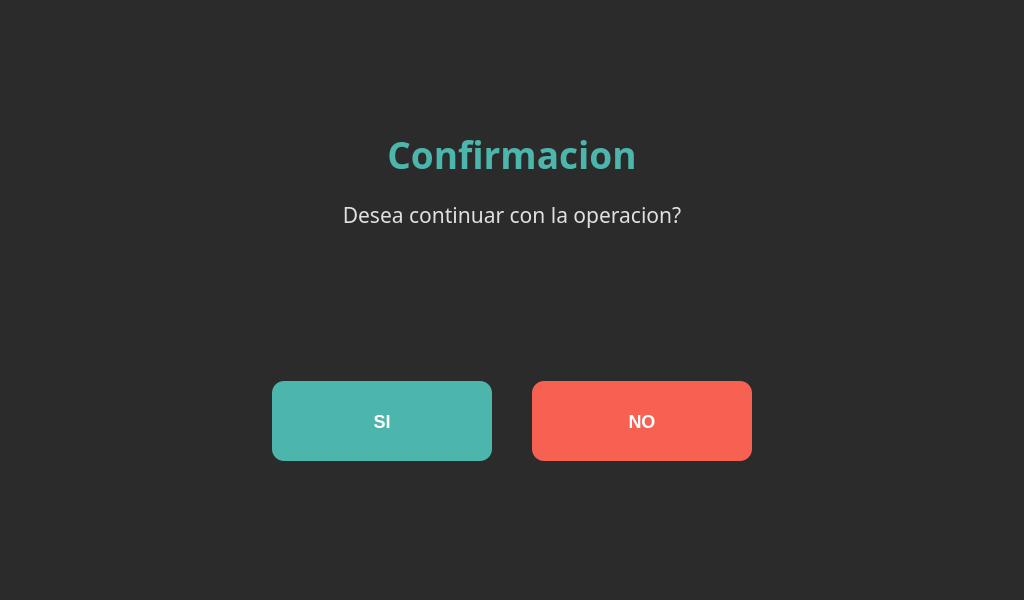
<?xml version="1.0" encoding="UTF-8"?>
<ui version="4.0">
 <class>MainWindow</class>
 <widget class="QMainWindow" name="MainWindow">
  <property name="geometry">
   <rect>
    <x>0</x>
    <y>0</y>
    <width>1024</width>
    <height>600</height>
   </rect>
  </property>
  <property name="minimumSize">
   <size>
    <width>1024</width>
    <height>600</height>
   </size>
  </property>
  <property name="maximumSize">
   <size>
    <width>1024</width>
    <height>600</height>
   </size>
  </property>
  <property name="windowTitle">
   <string>Confirmacion</string>
  </property>
  <property name="styleSheet">
   <string notr="true">
QMainWindow, QWidget#centralwidget {
  background-color: #2b2b2b;
}
QLabel {
  color: #e0e0e0;
  font-family: "Purisa";
}
QPushButton {
  border: none;
  border-radius: 12px;
  font-family: "Purisa";
  font-size: 18px;
  font-weight: bold;
  color: white;
}
QPushButton#pushButton_2 {
  background-color: #4DB6AC;
}
QPushButton#pushButton_2:pressed {
  background-color: #3d9e95;
}
QPushButton#pushButton {
  background-color: #F66151;
}
QPushButton#pushButton:pressed {
  background-color: #d44a3a;
}
   </string>
  </property>
  <widget class="QWidget" name="centralwidget">
   <layout class="QVBoxLayout" name="mainLayout">
    <property name="leftMargin">
     <number>100</number>
    </property>
    <property name="topMargin">
     <number>40</number>
    </property>
    <property name="rightMargin">
     <number>100</number>
    </property>
    <property name="bottomMargin">
     <number>50</number>
    </property>
    <property name="spacing">
     <number>20</number>
    </property>
    <item>
     <spacer name="topSpacer">
      <property name="orientation">
       <enum>Qt::Vertical</enum>
      </property>
      <property name="sizeHint" stdset="0">
       <size>
        <width>20</width>
        <height>50</height>
       </size>
      </property>
     </spacer>
    </item>
    <item>
     <widget class="QLabel" name="label">
      <property name="font">
       <font>
        <family>Purisa</family>
        <pointsize>28</pointsize>
        <weight>75</weight>
        <bold>true</bold>
       </font>
      </property>
      <property name="styleSheet">
       <string notr="true">color: #4DB6AC;</string>
      </property>
      <property name="text">
       <string>Confirmacion</string>
      </property>
      <property name="alignment">
       <set>Qt::AlignCenter</set>
      </property>
     </widget>
    </item>
    <item>
     <widget class="QLabel" name="label_2">
      <property name="font">
       <font>
        <family>Purisa</family>
        <pointsize>16</pointsize>
       </font>
      </property>
      <property name="text">
       <string>Desea continuar con la operacion?</string>
      </property>
      <property name="alignment">
       <set>Qt::AlignCenter</set>
      </property>
     </widget>
    </item>
    <item>
     <widget class="QLabel" name="label_3">
      <property name="font">
       <font>
        <family>Purisa</family>
        <pointsize>12</pointsize>
       </font>
      </property>
      <property name="styleSheet">
       <string notr="true">color: #888;</string>
      </property>
      <property name="text">
       <string/>
      </property>
      <property name="alignment">
       <set>Qt::AlignCenter</set>
      </property>
     </widget>
    </item>
    <item>
     <spacer name="midSpacer">
      <property name="orientation">
       <enum>Qt::Vertical</enum>
      </property>
      <property name="sizeHint" stdset="0">
       <size>
        <width>20</width>
        <height>30</height>
       </size>
      </property>
     </spacer>
    </item>
    <item>
     <layout class="QHBoxLayout" name="buttonLayout">
      <property name="spacing">
       <number>40</number>
      </property>
      <item>
       <spacer name="leftBtnSpacer">
        <property name="orientation">
         <enum>Qt::Horizontal</enum>
        </property>
        <property name="sizeHint" stdset="0">
         <size>
          <width>40</width>
          <height>20</height>
         </size>
        </property>
       </spacer>
      </item>
      <item>
       <widget class="QPushButton" name="pushButton_2">
        <property name="minimumSize">
         <size>
          <width>220</width>
          <height>80</height>
         </size>
        </property>
        <property name="text">
         <string>SI</string>
        </property>
       </widget>
      </item>
      <item>
       <widget class="QPushButton" name="pushButton">
        <property name="minimumSize">
         <size>
          <width>220</width>
          <height>80</height>
         </size>
        </property>
        <property name="text">
         <string>NO</string>
        </property>
       </widget>
      </item>
      <item>
       <spacer name="rightBtnSpacer">
        <property name="orientation">
         <enum>Qt::Horizontal</enum>
        </property>
        <property name="sizeHint" stdset="0">
         <size>
          <width>40</width>
          <height>20</height>
         </size>
        </property>
       </spacer>
      </item>
     </layout>
    </item>
    <item>
     <spacer name="bottomSpacer">
      <property name="orientation">
       <enum>Qt::Vertical</enum>
      </property>
      <property name="sizeHint" stdset="0">
       <size>
        <width>20</width>
        <height>50</height>
       </size>
      </property>
     </spacer>
    </item>
   </layout>
  </widget>
 </widget>
 <resources/>
 <connections/>
</ui>
